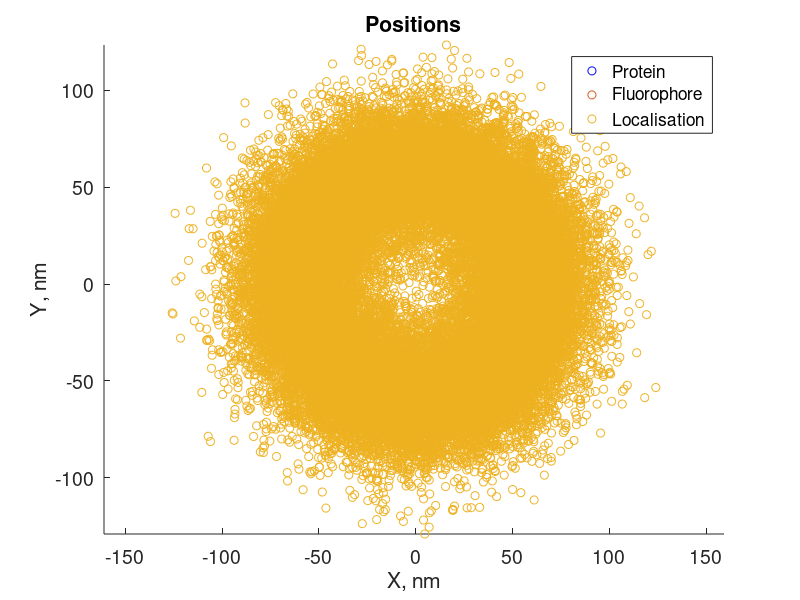
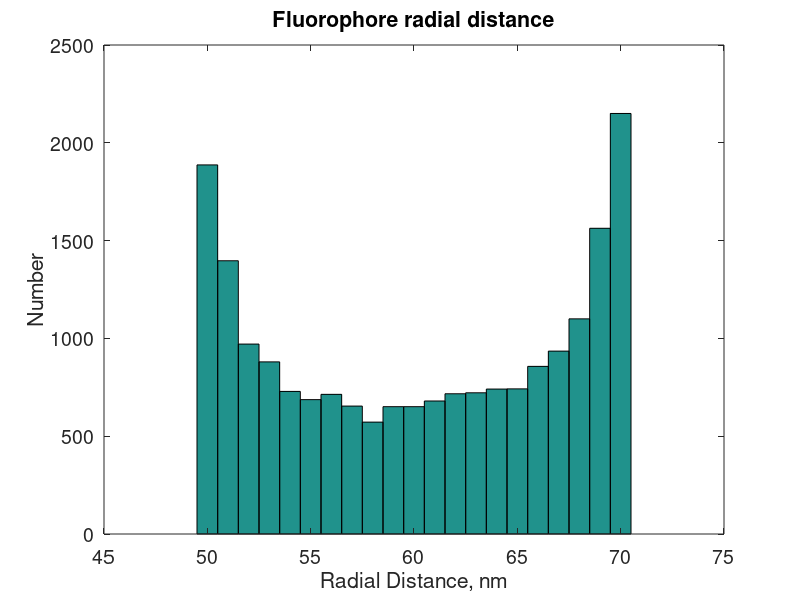
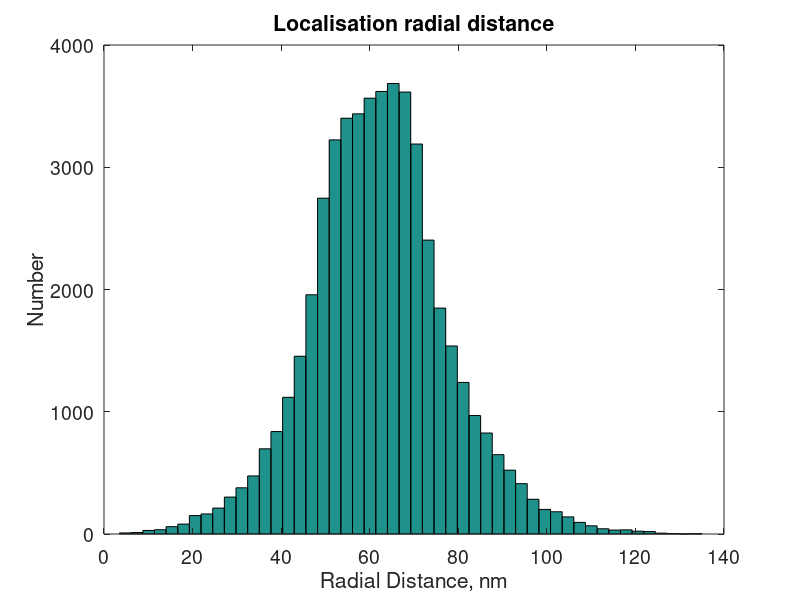

MATLAB code to generate these figures, in order:
% Virus STORM data simulation
% 
% 2013 November, EJR, Version 1-1
%
% PURPOSE:
%    Simulate localisation microscopy results for some virus geometries
%    Present and analyse results, and see if input geometry is recoverable 
%
% METHOD 1:
%    Simulate 1 virus in the XY plane only (flag2DcircleVirus = 1)
%    Let Virus Protein (VP) lie on a circular ring, (radius radVP).
%    Let there be numProtPerVir labelled proteins per virus,
%    And the position of these proteins on the circle is random
%     (Could be regularly spaced; the above may describe partial labelling)
%    Let a number (numFluorPerVir) of fluorophores be attached per protein
%    Constant distance, random orientation of fluorophore attachment
%      (Attachment distance can be set to zero to simplify the case)
%    Let localisation error be from a 2D, circularly-symmetric Gaussian 
%      Note the "fixed distance" and "Gaussian distance" may represent 
%      more factors than just "Attachment" and "Localisation Error"
%      In fact, the Gaussian term could be used alone, for all factors.
%    Simulate in units of nm. 
%    (Could convert nm to pixel widths for rainSTORM visualisation input.)
%    Let localisations be generated:
%       Randomly, 
%       Homogenously (all dyes equally likely, with equal error probs),
%       Free from mislocalisations / overlapping image artifacts.
%
%    OBSERVATIONS (Method 1)
%     For radVP    = 60;  
%         radLink  = 10;            
%         sigThomp = 20;
%      mean(radLocs) from known origin is larger than radVP, by about
%      2.3 nm (plus or minus 1 nm, by repeated simulation).
%      This is about a 4% error from method bias (as expected - EJR).
%      Thus VP radius could not be obtained to better than 2 nm by this 
%      analysis, but the data look precise enough to do better...
%     And for:
%         numLocs = 1000; numProt = 500, 1 dye per protein
%       mean(positLocs) is typically 2-3 nm away from the (0,0) origin
%       which indicates the error that would be added by estimating 
%       the displacements from the Centre of Mass of Localisations. 
%       Note that in this simulation the centre is known to lie at (0,0). 
%       A single colour-correct capsid position would have to be very 
%       precise to out-perform 2-3 nm precision, but it may be possible
%       since the capsid can be bright (as it contains many molecules).
%       What about the average error from capsids in multiple viruses ???
%     How  can the ~4% radius-increasing bias be improved upon?
%       (A) By modelling this case, and fitting observed mean / std / kurt 
%       of the radLocs histogram to get parameters (radVP, sigThomp). 
%       (B) By incorporating (measurable) Thompson precision data
%       (C) By incorporating (esimated) antibody size to the analysis
%     And how can this model be improved upon?
%        By making it 3-D, to simulate a spherical shell of virus protein
%        By introducting Elliptical or one-side bias in VP labelling
%          (although simulating a small number of Virus proteins would 
%           automatically generate 1-sided bias in the labelling density).
%        By contraining fluorophores to lie outside the VP radius
%          (which seems to be a physically likely case - but is not 
%           significant if the localisation error is much bigger than the 
%           fluorophore attachment distance, as may be likely).
%
%     Beware dimensions in this model - see "sigLoc2D" math and comments


%
% 1. INPUTS and FLOW CONTROL
%
flag2DcircleVirus = 1;    % Simulate in XY-plane, a ring of virus protein
flagScatterPlot   = 1;    

numLocs        = 50000;   % Number of localisations sampled from virus
numProtPerVir  = 20000;     % Number of proteins on a virus
numFluorPerPro = 1;       % Number of fluorophores per protein
numFluors = numProtPerVir*numFluorPerPro;
radVP    = 60;            % Virus protein radius (from centre of virus)
radLink  = 10;          % Fluorophore attachment radius
sigLoc2D = 20;         % 2d Localisation error (sqrt 2 * Thompson formula)


% 
% 2. SIMULATION OF DATA
% 
if (flag2DcircleVirus) % For a METHOD 1 simulation
 angleProteins = 2*pi *rand(numProtPerVir,1);
 positProteins = radVP * [cos(angleProteins),sin(angleProteins)];
 
 angleAttach = 2*pi * rand(numFluors, 1);
 dispAttach  = radLink * [cos(angleAttach),sin(angleAttach)];
 positProRep = zeros(numFluors,2); % Pre-allocate mem
 
 for lpFl = 1:numFluorPerPro
     positProRep( ((lpFl-1)*numProtPerVir+1):(lpFl*numProtPerVir),: ) =...
        positProteins;
 end
 
 positFluor = positProRep + dispAttach;
 
 % Simulate localisations 1 at a time (simple, but not efficient):
 positLocs = zeros(numLocs,2);          % Allocate memory
 angleLocs = 2*pi * rand(numLocs, 1);   % Angle of localisation error
 disOfLocs = sigLoc2D*randn(numLocs,1); % Distance of localisation error
 dispLocs  = [disOfLocs.*cos(angleLocs), disOfLocs.*sin(angleLocs)];
 for lpLoc = 1:numLocs
     rFN              = ceil( rand * numFluors); % A random fluorophore
     positLocs(lpLoc,:) = positFluor(rFN,:) + dispLocs(lpLoc,:);
 end
 
end

% Determine radial positions of fluorophores and localisations
radFluors = sqrt( positFluor(:,1).^2 + positFluor(:,2).^2 );
radLocs   = sqrt( positLocs(:,1).^2 + positLocs(:,2).^2 );

% Now try fitting the parameters of a model to radLocs
% Could try NLLS error; or max likelyhood... 



%
% 3. Visualisation of results
%
if (flagScatterPlot)
 figure(1)
 scatter(positProteins(:,1),positProteins(:,2),'b');
 axis equal
 
 hold on
 scatter(positFluor(:,1),positFluor(:,2),'gx');
 scatter(positLocs(:,1),positLocs(:,2),'rx');
 title('Positions','fontSize',14)
 legend('Protein','Fluorophore','Localisation');
 xlabel('X, nm','fontSize',14)
 ylabel('Y, nm','fontSize',14)
 set(gca,'fontSize',14)
 
 hold off
end
 
figure(2)
hist(radFluors, (radVP-radLink-1:1:radVP+radLink+1) );
title('Fluorophore radial distance','fontSize',14)
xlabel('Radial Distance, nm','fontSize',14)
ylabel('Number','fontSize',14)
set(gca,'fontSize',14)

figure(3)
hist(radLocs,50);
title('Localisation radial distance','fontSize',14)
xlabel('Radial Distance, nm','fontSize',14)
ylabel('Number','fontSize',14)
set(gca,'fontSize',14)

mean(radLocs)
std(radLocs)
% mean(positLocs) % Bias of centre position is determined by CoM(locs)